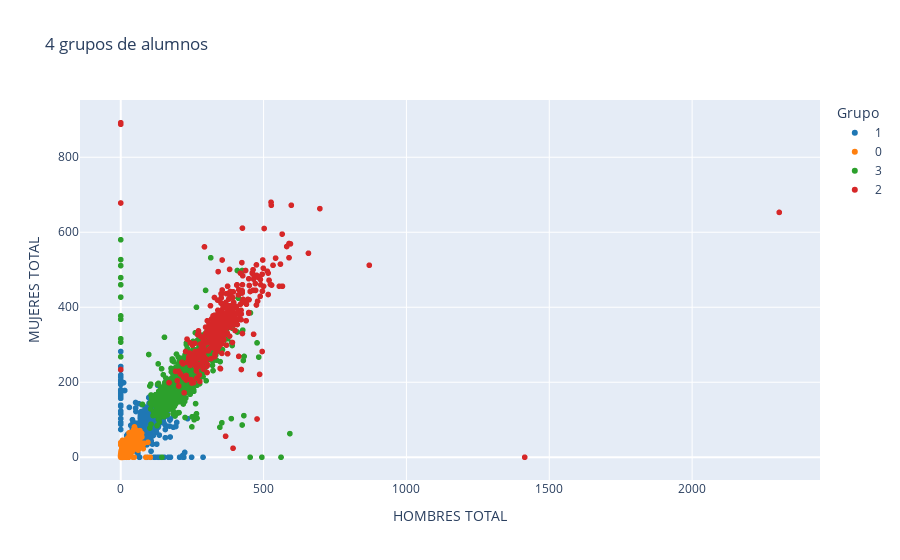

Write notebook code for a chart like this one.
### Code cell
# Generamos los 6 grupos
model = KMeans(n_clusters=4, random_state=47)
clusters = model.fit_predict(X_norm)

# Agregamos los clusters a nuestros DATOS ORIGINALES
df['Grupo'] = clusters.astype('str')
df.head()

# Podemos agregar los colores en el pairplot para ver las características de 
# cada grupo Para el mapa de color revisar: 
# https://shorturl.at/jILPT

sns.pairplot(data=df, hue='Grupo', palette='tab10')
plt.suptitle('4 grupos de alumnos', y=1.05)

# Vamos a graficar las 3 variables al mismo tiempo. Para ello, necesitamos 
# importar una librería más
import plotly.express as px

# Creamos la figura donde graficaremos
fig = px.scatter(df, x = 'HOMBRES TOTAL', y = 'MUJERES TOTAL', 
                    title='4 grupos de alumnos',
                    color='Grupo',  
                    color_discrete_sequence=px.colors.qualitative.D3)

# mostramos la imagen
fig.show()

# Veamos las características de cada grupo (i.e. los centros)
df.groupby('Grupo').mean()

# También veamos las dispersiones
df.groupby('Grupo').std()

### Figure 1 — Plotly figure (JSON) as saved in the notebook; plotly's stock layout.template omitted (floating-point values rounded to 4 significant figures; data arrays with more than 128 entries replaced by an {"elided": "..."} marker saying what was removed)
{"data": [{"hovertemplate": "Grupo=1<br>HOMBRES TOTAL=%{x}<br>MUJERES TOTAL=%{y}<extra></extra>", "legendgroup": "1", "marker": {"color": "#1F77B4", "symbol": "circle"}, "mode": "markers", "name": "1", "showlegend": true, "type": "scattergl", "x": {"elided": "4094 int values"}, "xaxis": "x", "y": {"elided": "4094 int values"}, "yaxis": "y"}, {"hovertemplate": "Grupo=0<br>HOMBRES TOTAL=%{x}<br>MUJERES TOTAL=%{y}<extra></extra>", "legendgroup": "0", "marker": {"color": "#FF7F0E", "symbol": "circle"}, "mode": "markers", "name": "0", "showlegend": true, "type": "scattergl", "x": {"elided": "8040 int values"}, "xaxis": "x", "y": {"elided": "8040 int values"}, "yaxis": "y"}, {"hovertemplate": "Grupo=3<br>HOMBRES TOTAL=%{x}<br>MUJERES TOTAL=%{y}<extra></extra>", "legendgroup": "3", "marker": {"color": "#2CA02C", "symbol": "circle"}, "mode": "markers", "name": "3", "showlegend": true, "type": "scattergl", "x": {"elided": "1521 int values"}, "xaxis": "x", "y": {"elided": "1521 int values"}, "yaxis": "y"}, {"hovertemplate": "Grupo=2<br>HOMBRES TOTAL=%{x}<br>MUJERES TOTAL=%{y}<extra></extra>", "legendgroup": "2", "marker": {"color": "#D62728", "symbol": "circle"}, "mode": "markers", "name": "2", "showlegend": true, "type": "scattergl", "x": {"elided": "363 int values"}, "xaxis": "x", "y": {"elided": "363 int values"}, "yaxis": "y"}], "layout": {"legend": {"title": {"text": "Grupo"}, "tracegroupgap": 0}, "title": {"text": "4 grupos de alumnos"}, "xaxis": {"anchor": "y", "domain": [0, 1], "title": {"text": "HOMBRES TOTAL"}}, "yaxis": {"anchor": "x", "domain": [0, 1], "title": {"text": "MUJERES TOTAL"}}}}
